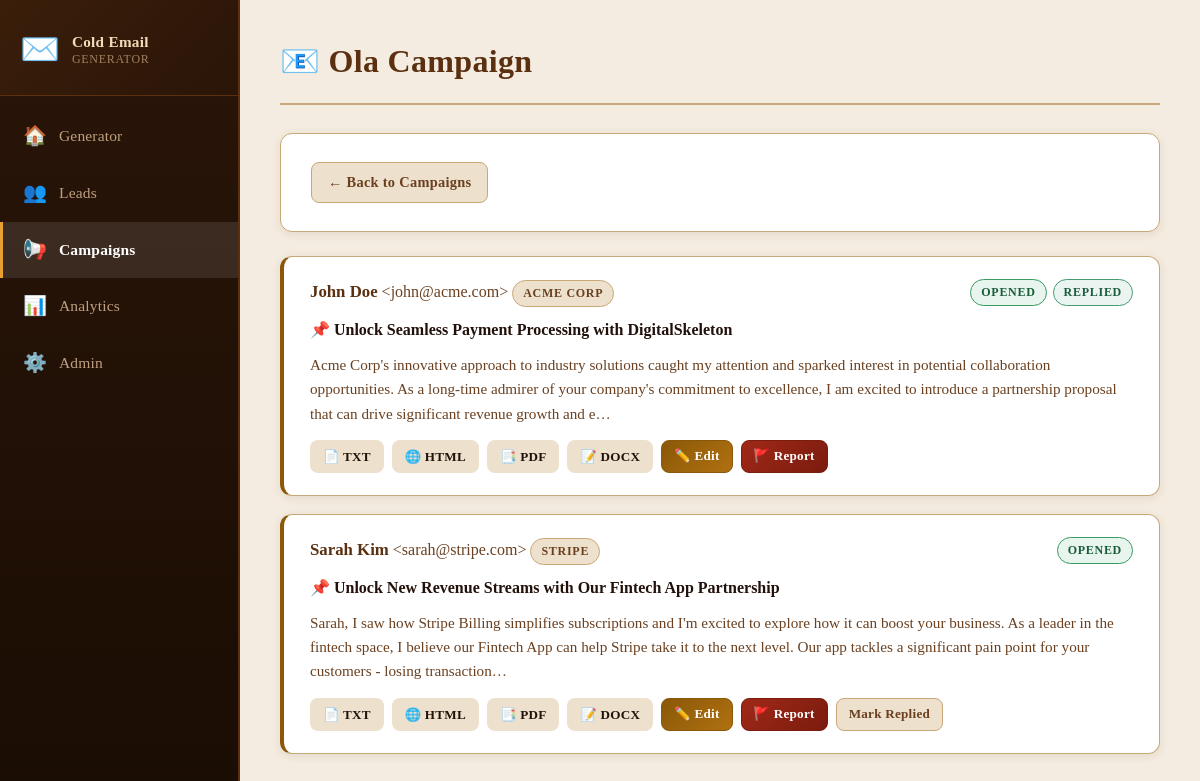
Screenshot of /campaigns/1/emails with the database file from the repository.
### tables this page shows
CREATE TABLE campaigns (
            id            INTEGER PRIMARY KEY AUTOINCREMENT,
            name          TEXT NOT NULL,
            product       TEXT NOT NULL,
            template_type TEXT DEFAULT "short_pitch",
            tone          TEXT DEFAULT "friendly",
            sender        TEXT DEFAULT "",
            created_at    DATETIME DEFAULT CURRENT_TIMESTAMP
        , pain_point TEXT DEFAULT "");

CREATE TABLE emails (
            id          INTEGER PRIMARY KEY AUTOINCREMENT,
            campaign_id INTEGER REFERENCES campaigns(id),
            lead_id     INTEGER REFERENCES leads(id),
            subject     TEXT,
            body        TEXT,
            opened      INTEGER DEFAULT 0,
            replied     INTEGER DEFAULT 0,
            created_at  DATETIME DEFAULT CURRENT_TIMESTAMP
        );

CREATE TABLE leads (
            id       INTEGER PRIMARY KEY AUTOINCREMENT,
            name     TEXT,
            email    TEXT UNIQUE,
            company  TEXT,
            website  TEXT,
            created_at DATETIME DEFAULT CURRENT_TIMESTAMP
        );

### app.py (the view)
@app.route('/campaigns/<int:campaign_id>/emails')
def campaign_emails(campaign_id):
    db = get_db()
    campaign = db.execute('SELECT * FROM campaigns WHERE id = ?', (campaign_id,)).fetchone()
    if not campaign:
        flash('Campaign not found.', 'error')
        return redirect(url_for('campaigns'))
    emails = db.execute(
        'SELECT e.*, l.name as lead_name, l.email as lead_email, l.company '
        'FROM emails e LEFT JOIN leads l ON e.lead_id = l.id '
        'WHERE e.campaign_id = ? ORDER BY e.created_at DESC',
        (campaign_id,)
    ).fetchall()
    return render_template('campaign_emails.html', campaign=campaign, emails=emails)

### models/db.py (called while the page is built)
def get_db():
    if 'db' not in g:
        g.db = sqlite3.connect(
            config.DATABASE_PATH,
            detect_types=sqlite3.PARSE_DECLTYPES
        )
        g.db.row_factory = sqlite3.Row
        g.db.execute('PRAGMA journal_mode=WAL')
        g.db.execute('PRAGMA foreign_keys=ON')
    return g.db

### templates/campaign_emails.html (shortened to what this page needs)
{% extends "base.html" %}
{% block page_title %}📧 {{ campaign.name }}{% endblock %}
{% block content %}
<div class="card mb-4">
  <a href="/campaigns" class="btn btn-secondary btn-sm">← Back to Campaigns</a>
</div>
{% if emails %}
<div class="email-list">
  {% for email in emails %}
  <div class="email-card card">
    <div class="email-card-header">
      <div>
        <strong>{{ email.lead_name or 'Unknown' }}</strong>
        {% if email.lead_email %}<span class="text-muted">&lt;{{ email.lead_email }}&gt;</span>{% endif %}
        {% if email.company %}<span class="badge badge-neutral">{{ email.company }}</span>{% endif %}
      </div>
      <div class="email-status">
        {% if email.opened %}<span class="badge badge-success">Opened</span>{% endif %}
        {% if email.replied %}<span class="badge badge-primary">Replied</span>{% endif %}
      </div>
    </div>
    <div class="email-subject" id="email-subject-{{ email.id }}">📌 {{ email.subject }}</div>
    <div class="email-body-preview" id="email-body-preview-{{ email.id }}">{{ email.body[:300] }}{% if email.body|length > 300 %}…{% endif %}</div>
    <div class="email-actions">
      <a href="/export/{{ email.id }}/txt"  class="btn btn-xs">📄 TXT</a>
      <a href="/export/{{ email.id }}/html" class="btn btn-xs">🌐 HTML</a>
      <a href="/export/{{ email.id }}/pdf"  class="btn btn-xs">📑 PDF</a>
      <a href="/export/{{ email.id }}/docx" class="btn btn-xs">📝 DOCX</a>
      <button class="btn btn-xs btn-edit" onclick="openEditModal({{ email.id }})">✏️ Edit</button>
      <button class="btn btn-xs btn-report" data-id="{{ email.id }}" onclick="openReportModal({{ email.id }})">🚩 Report</button>
      {% if not email.replied %}
      <button class="btn btn-xs btn-secondary" onclick="markReplied({{ email.id }}, this)">Mark Replied</button>
      {% endif %}
    </div>
  </div>
  {% endfor %}
</div>
{% else %}
<div class="card empty-state">
  <p>No emails generated yet. Go back and run the campaign.</p>
</div>
{% endif %}
{% endblock %}

### static/style.css (style rules this page uses)
*, *::before, *::after { box-sizing: border-box; margin: 0; padding: 0; }
:root { --bg: #f4ece0; --surface: #ffffff; --surface2: #faf4ec; --surface3: #ede0cc; --border: #c8a878; --border-lt: #dfc090; --green: #1f6640; --green-hover: #165030; --green-lt: #278050; --red: #a02818; --red-lt: #c8341e; --amber: #8a5808; --amber-lt: #b07010; --lemon: #607010; --lemon-lt: #788c18; --brown: #5a3010; --brown-lt: #7a4818; --primary: var(--green); --primary-hover: var(--green-hover); --accent: var(--red); --success-bg: #e8f5ee; --success-bd: #3a9a60; --success-tx: #1a5c38; --error-bg: #fdecea; --error-bd: #c83428; --error-tx: #8a1c14; --info-bg: #eaf4f0; --info-bd: #4a9a70; --info-tx: #1e5c40; --warn-bg: #fdf4e0; --warn-bd: #c09020; --warn-tx: #7a5808; --text: #22110a; --text-muted: #6a4020; --text-dim: #9a7040; --radius: 12px; --sidebar-w: 240px; }
html { font-size: 16px; }
body { font-family: 'Georgia', 'Times New Roman', serif; background: var(--bg); color: var(--text); display: flex; min-height: 100vh; line-height: 1.6; }
.card { background: var(--surface); border: 1px solid var(--border); border-radius: var(--radius); padding: 28px 30px; box-shadow: 0 2px 10px rgba(90,48,16,0.10); }
.mb-4 { margin-bottom: 24px; }
::placeholder { color: var(--text-dim); opacity: 1; }
.btn { display: inline-flex; align-items: center; gap: 7px; padding: 11px 22px; border-radius: 8px; border: 1px solid transparent; cursor: pointer; font-size: 0.95rem; font-weight: 700; font-family: 'Georgia', serif; text-decoration: none; letter-spacing: 0.02em; transition: all 0.18s; background: var(--surface3); color: var(--text); }
.btn-secondary { background: var(--surface3); color: var(--text-muted); border-color: var(--border); }
.btn-xs { padding: 5px 12px; font-size: 0.82rem; }
.btn-sm { padding: 8px 16px; font-size: 0.9rem; }
.badge { display: inline-block; padding: 3px 10px; border-radius: 20px; font-size: 0.75rem; font-weight: 700; text-transform: uppercase; letter-spacing: 0.06em; font-family: 'Georgia', serif; }
.badge-success { background: var(--success-bg); color: var(--success-tx); border: 1px solid var(--success-bd); }
.badge-primary { background: var(--info-bg); color: var(--info-tx); border: 1px solid var(--info-bd); }
.badge-neutral { background: var(--surface3); color: var(--text-muted); border: 1px solid var(--border); }
.email-list { display: flex; flex-direction: column; gap: 18px; }
.email-card { padding: 22px 26px; border-left: 4px solid var(--amber); }
.email-card-header { display: flex; justify-content: space-between; align-items: flex-start; margin-bottom: 10px; flex-wrap: wrap; gap: 8px; }
.email-card-header strong { font-size: 1.05rem; color: var(--brown); font-family: 'Georgia', serif; }
.email-subject { font-weight: 700; margin-bottom: 10px; color: var(--text); font-size: 1rem; }
.email-body-preview { font-size: 0.95rem; color: var(--text-muted); line-height: 1.6; margin-bottom: 14px; }
.email-actions { display: flex; gap: 8px; flex-wrap: wrap; }
.email-status { display: flex; gap: 6px; }
.text-muted { color: var(--text-muted); }
.btn-edit { background: linear-gradient(135deg, var(--amber), var(--amber-lt)); color: #fff; border-color: var(--amber); }
.btn-report { background: linear-gradient(135deg, var(--red), #7a1c0e); color: #fff; border-color: #7a1c0e; }

### rows the page displays
campaigns: name "Ola Campaign"
emails: name "John Doe", lead_email "john@acme.com", company "ACME CORP", opened "OPENED", replied "REPLIED", subject "Unlock Seamless Payment Processing with DigitalSkeleton", body "Acme Corp's innovative approach to industry solutions caught my attention and sparked interest in potential collaboration opportunities. As a long-time admirer of your company's commitment to excellence, I am excited to introduce a partnership proposal that can drive significant revenue growth and e"
emails: name "Sarah Kim", lead_email "sarah@stripe.com", company "STRIPE", opened "OPENED", subject "Unlock New Revenue Streams with Our Fintech App Partnership", body "Sarah, I saw how Stripe Billing simplifies subscriptions and I'm excited to explore how it can boost your business. As a leader in the fintech space, I believe our Fintech App can help Stripe take it to the next level. Our app tackles a significant pain point for your customers - losing transaction"
